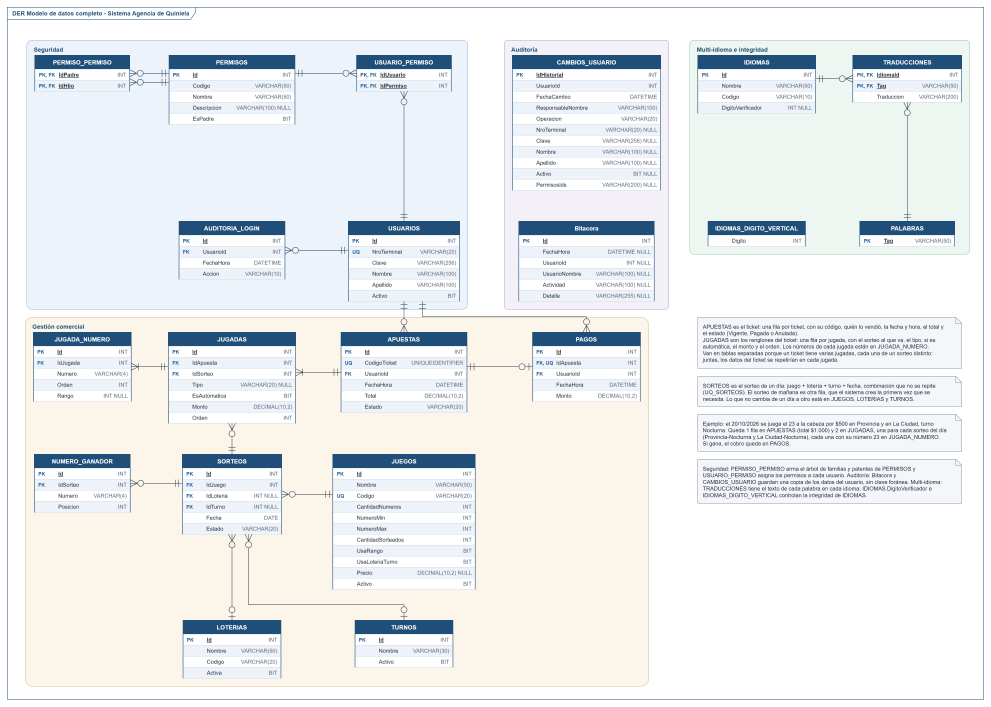
#> input picture Modelo de datos (DER) - Sistema completo.png, 3964 x 2826 px (shown at 1/4 size)
$ python -i render.py   (imports and definitions only)
#> lines starting #> are read from the running program, lines starting #| are printed output that depends on the picture; after the words box and inside, x2 and y2 are one past the last pixel; in counts of white or black regions, pixels touching at a corner belong together
# -*- coding: utf-8 -*-
"""Exporta diagramas draw.io a PNG con el motor real de draw.io (viewer de diagrams.net) en
Chrome sin ventana. La imagen es exactamente lo que se ve al abrir el .drawio."""
import json
import os
import subprocess
import threading
from concurrent.futures import ThreadPoolExecutor
from pathlib import Path

from PIL import Image

CHROME = r"C:\Program Files\Google\Chrome\Application\chrome.exe"
BASE = Path(__file__).resolve().parent.parent
TMP = BASE / 'tmp_render'
ESCALA = 2          # pixeles por punto de diagrama (nitidez para imprimir)
MARGEN = 14         # margen blanco alrededor del diagrama (px de diagrama)

PLANTILLA = r"""<!DOCTYPE html>
<html><head><meta charset="utf-8">
<style>html,body{margin:0;padding:0;background:#ffffff;overflow:hidden;} #g{position:absolute;left:0;top:0;width:%(W)dpx;height:%(H)dpx;overflow:hidden;}</style>
</head><body><div id="g"></div>
<script src="https://viewer.diagrams.net/js/viewer-static.min.js"></script>
<script>
try {
  var xml = %(XML)s;
  var container = document.getElementById('g');
  var graph = new Graph(container);
  graph.foldingEnabled = false;
  graph.setEnabled(false);
  graph.setTooltips(false);
  var doc = mxUtils.parseXml(xml);
  var codec = new mxCodec(doc);
  codec.decode(doc.documentElement, graph.getModel());
  var b = graph.getGraphBounds();
  var t = graph.view.translate;
  graph.view.setTranslate(t.x - b.x + %(M)d, t.y - b.y + %(M)d);
  document.title = 'OK ' + JSON.stringify([b.x, b.y, b.width, b.height]);
} catch (e) { document.title = 'ERROR ' + e; }
</script></body></html>"""

_hilos = threading.local()
_contador = [0]
_candado = threading.Lock()


# [8 lines left out: function _perfil, not called in this run]


def recortar(png):
    img = Image.open(png).convert('RGB')
#> img is the input picture: PIL image 3964x2826 RGB; mean R, G, B 234, 237, 238.5
    gris = img.convert('L').point(lambda p: 255 if p < 248 else 0)
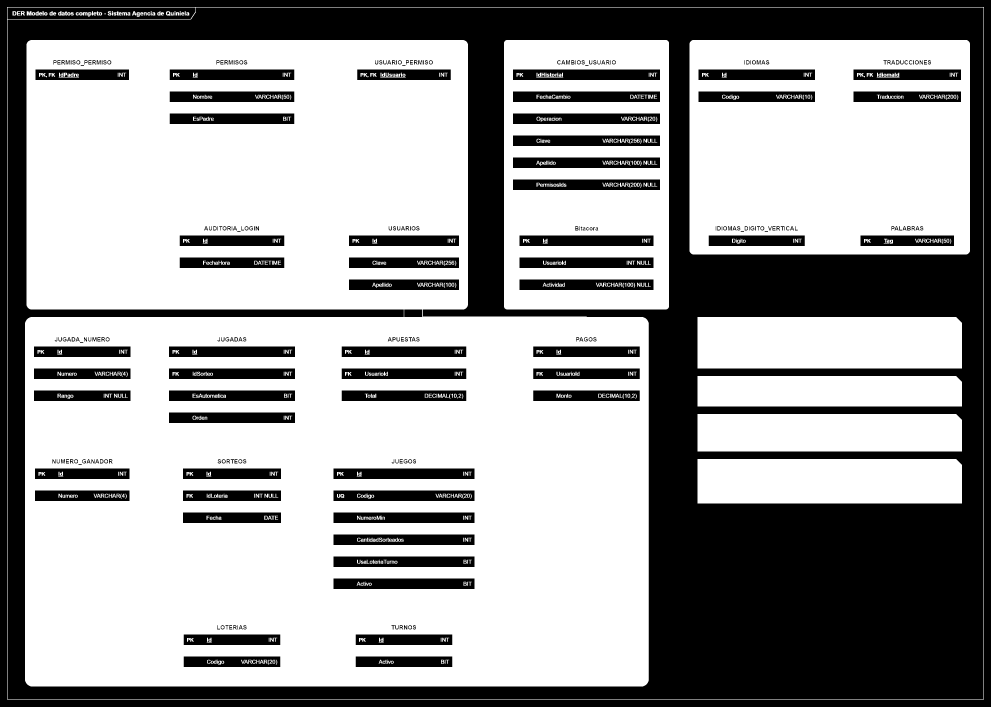
#> gris: PIL image 3964x2826 L (shown at 1/4 size); 62.5% white; 567 black regions (126 under 20 px), largest, box (x1, y1, x2, y2) and area: (30, 30, 3934, 2796) 2802017, (0, 0, 3964, 2826) 377104, (30, 30, 782, 76) 27565
    caja = gris.getbbox()
#> caja = (28, 28, 3936, 2798)
    if not caja:
        raise RuntimeError('imagen vacia: ' + str(png))
    m = MARGEN * ESCALA
    x0, y0, x1, y1 = caja
#> x0 = 28; y0 = 28; x1 = 3936; y1 = 2798
    x0, y0 = max(0, x0 - m), max(0, y0 - m)
#> x0 = 0; y0 = 0
    x1, y1 = min(img.width, x1 + m), min(img.height, y1 + m)
#> x1 = 3964; y1 = 2826
    recorte = img.crop((x0, y0, x1, y1))
    recorte.save(png, optimize=True)
    return recorte.size


# [36 lines left out: functions exportar, exportar_varios, not called in this run]

>>> result = recortar('../../Modelo de datos (DER) - Sistema completo.png')
#> result = (3964, 2826)
